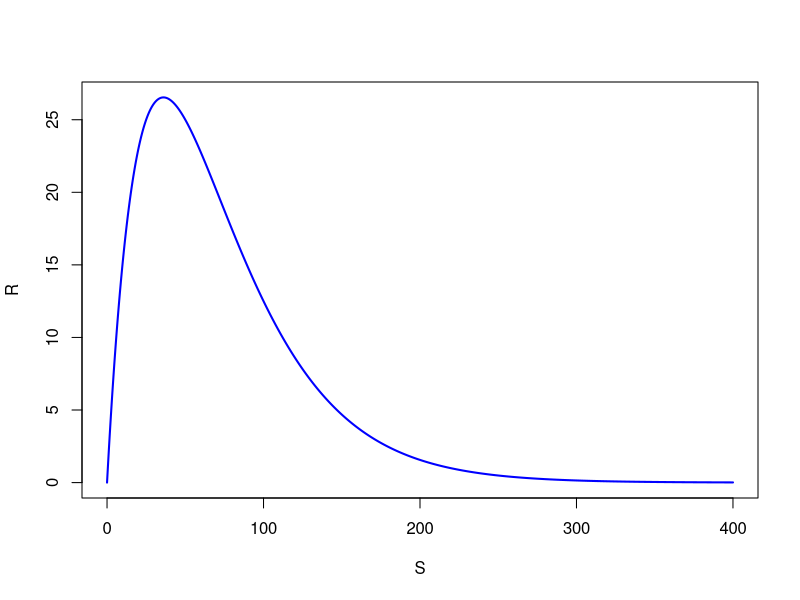
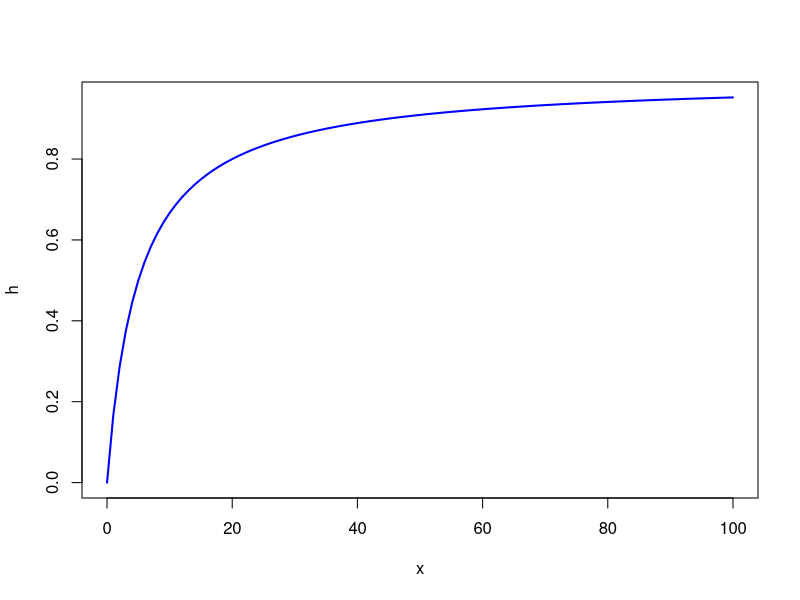

R code for these plots, in order:
# Ricker model example:

K <- 25
lambda <- 2
r <- log(lambda)
S <- seq(0, 400, 0.1)
R <- S * exp(r * (1 - S/K))

plot(S, R, type = "l", col = "blue", lwd = 2 )


# Holling Type II Functional Response example:
# Limiting factor is how fast predator can eat its prey.

alpha <- 0.2
Th <- 1
x <- 0:100
h <- alpha*x/(1+alpha*x*Th)

plot (x, h, type = "l", col = "blue", lwd = 2)